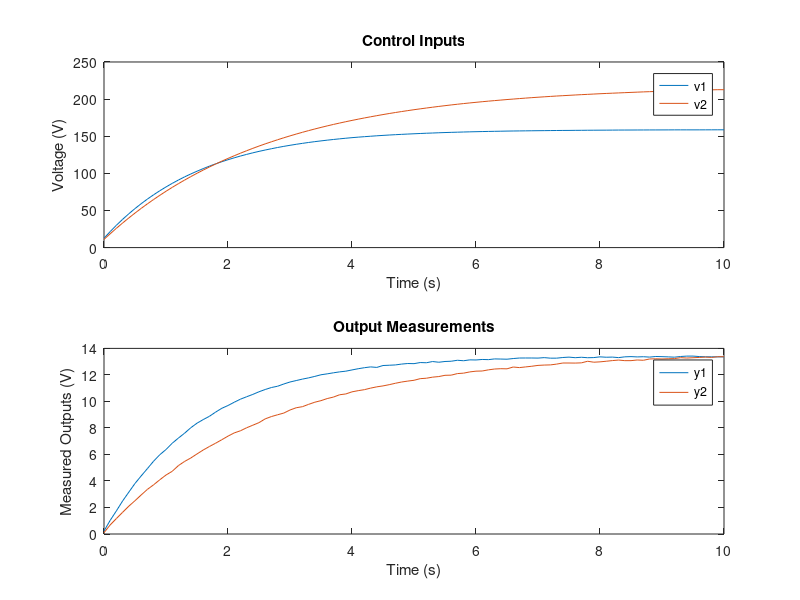

This figure's MATLAB source:
clear all;
clc;

% Tank and system parameters
A = [28; 32; 28; 32];               % Cross-sectional areas of the tanks (cm^2)
a = [0.071; 0.057; 0.071; 0.057];   % Outlet areas (cm^2)
kc = 1;                             % Sensor gain (V/cm)
g = 981;                            % Gravitational acceleration (cm/s^2)

% Valve parameters
gamma1 = 0.7; gamma2 = 0.6;  

% Pump parameters
k1 = 3.33; k2 = 3.35;  

% Initial conditions
h0 = [12.4; 12.7; 1.8; 1.4];        % Initial water levels in the tanks (cm)

% tank time constants and system matrices
T = (A ./ a) .* sqrt(2 * h0 / g);

Am = [-1/T(1), 0, A(3)/(A(1)*T(3)), 0;
       0, -1/T(2), 0, A(4)/(A(2)*T(4));
       0, 0, -1/T(3), 0;
       0, 0, 0, -1/T(4)];
    
Bm = [gamma1 * k1 / A(1), 0;
      0, gamma2 * k2 / A(2);
      0, (1 - gamma2) * k2 / A(3);
      (1 - gamma1) * k1 / A(4), 0];

Cm = [kc, 0, 0, 0;  % Measuring h1
      0, kc, 0, 0;  % Measuring h2
      0, 0, kc, 0;  % Measuring h3
      0, 0, 0, kc]; % Measuring h4


% Kalman filter initialization
X_post = h0;                        % Initial state estimate
P_post = 100 * eye(4);              % Initial estimate covariance

% Process and measurement noise covariance matrices
Q = [0.1, 0, 0, 0;
     0, 0.1, 0, 0;
     0, 0, 1, 0;
     0, 0, 0, 1]; 
R = 20 * eye(4);

% MPC parameters
Np = 5;                             % Prediction horizon
Nc = 3;                             % Control horizon
Rmpc = 0.5 * eye(Nc * size(Bm, 2));

% Simulation parameters
Ts = 0.1;                           % Sampling time (s)
time = 0:Ts:10;                     % Simulation time
num_iterations = length(time);

% Reference trajectory
Rs = repmat([13.4; 13.7], Np, 1);


% Input and state initialization
U = [3; 3];                         % Initial pump voltages
X_estimated = zeros(4, num_iterations);
X_estimated(:, 1) = h0;
U_applied = zeros(size(Bm, 2), num_iterations);

% True state initialization
X_true = h0;

% Augmented matrices for delta U model
A_aug = [Am, zeros(4, 4); Cm * Am, eye(4)];
B_aug = [Bm; Cm * Bm];
C_aug = [zeros(2, 4), eye(2), zeros(2,2)];
Xk_aug_list = zeros(8, num_iterations);

% F and Phi matrices
F = [];
for i = 1:Np
    F = [F; C_aug * (A_aug^i)];
end

Phi = zeros(Np * size(C_aug, 1), Nc * size(B_aug, 2));
for i = 1:Np
    for j = 1:Nc
        if i >= j
            Phi((i-1)*size(C_aug,1)+1:i*size(C_aug,1), (j-1)*size(B_aug,2)+1:j*size(B_aug,2)) = C_aug * (A_aug^(i-j)) * B_aug;
        end
    end
end


% Simulation loop
for k = 1:num_iterations-1

     
    % True system dynamics (with noise)
    process_noise = sqrt(diag(Q)) .* randn(4, 1);
    measurement_noise = sqrt(diag(R)) .* randn(4, 1);  % Generating noise for all four measurements

    
    X_true = Am * X_true + Bm * U + process_noise;     % State evolution
    Z_true = Cm * X_true + measurement_noise;          % Measurement
    
    % Kalman filter for state estimation
    % Prediction step
    X_prior = Am * X_post + Bm * U;
    P_prior = Am * P_post * Am' + Q;
    
    % Measurement update step
    K = P_prior * Cm' / (Cm * P_prior * Cm' + R);      % Kalman gain
    X_post = X_prior + K * (Z_true - Cm * X_prior);
    P_post = (eye(4) - K * Cm) * P_prior;
    X_estimated(:, k+1) = X_post;
    

    % Augmented state vector
    Xk = [X_estimated(:,k+1)-X_estimated(:,k); Cm * X_post];
    Xk_aug_list(:, k) = Xk;
    

    % Computing delta U
    delta_U = (Phi' * Phi + Rmpc) \ (Phi' * (Rs - F * Xk));

    % Applying only the first control input increment
    U = U + delta_U(1:size(Bm, 2));
    
    % Storing results
    U_applied(:, k) = U;
    
    if k == 1  % First move
        K_mpc = [eye(2) zeros(2) zeros(2)]* inv(Phi' * Phi + Rmpc)*(Phi')*F;
        A_cl = A_aug - B_aug * K_mpc;
        poles_first_move = eig(A_cl);
        disp('Poles at the first move:');
        disp(poles_first_move);
    end

end
% Storing the final control input
U_applied(:, end) = U; 
Xk_aug_list(:, end) = Xk;
% Plot results
figure;

subplot(2, 1, 1);
plot(time, U_applied');
title('Control Inputs');
xlabel('Time (s)');
ylabel('Voltage (V)');  
legend('v1', 'v2');

subplot(2, 1, 2);
plot(time, C_aug * Xk_aug_list);  
title('Output Measurements');
xlabel('Time (s)');
ylabel('Measured Outputs (V)');
legend('y1', 'y2');

